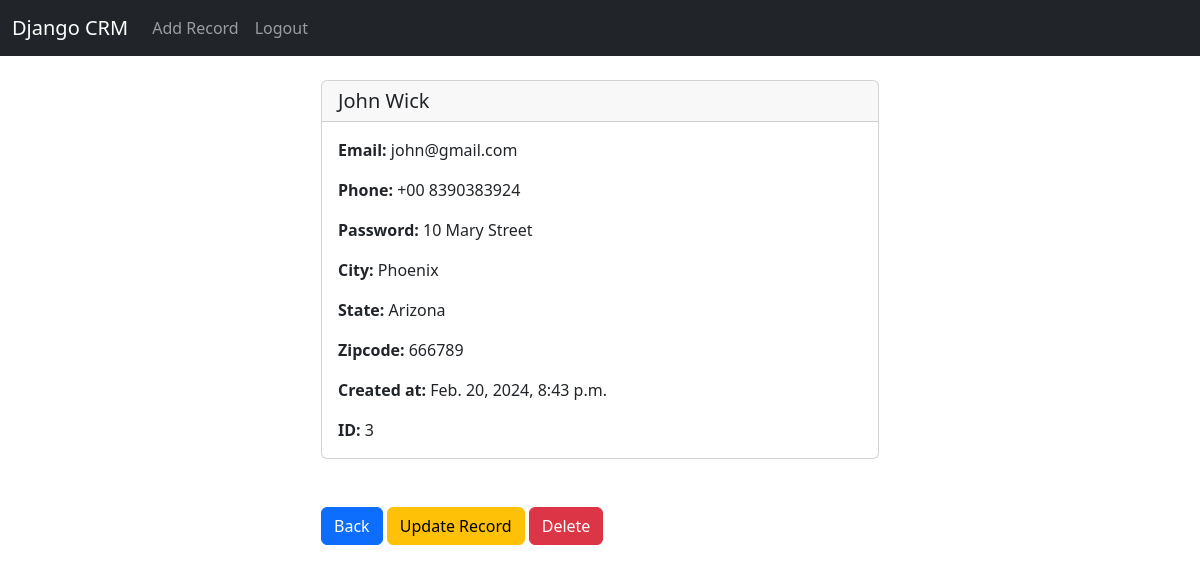
/record/3 (signed in), run on an earlier commit of the app's database.
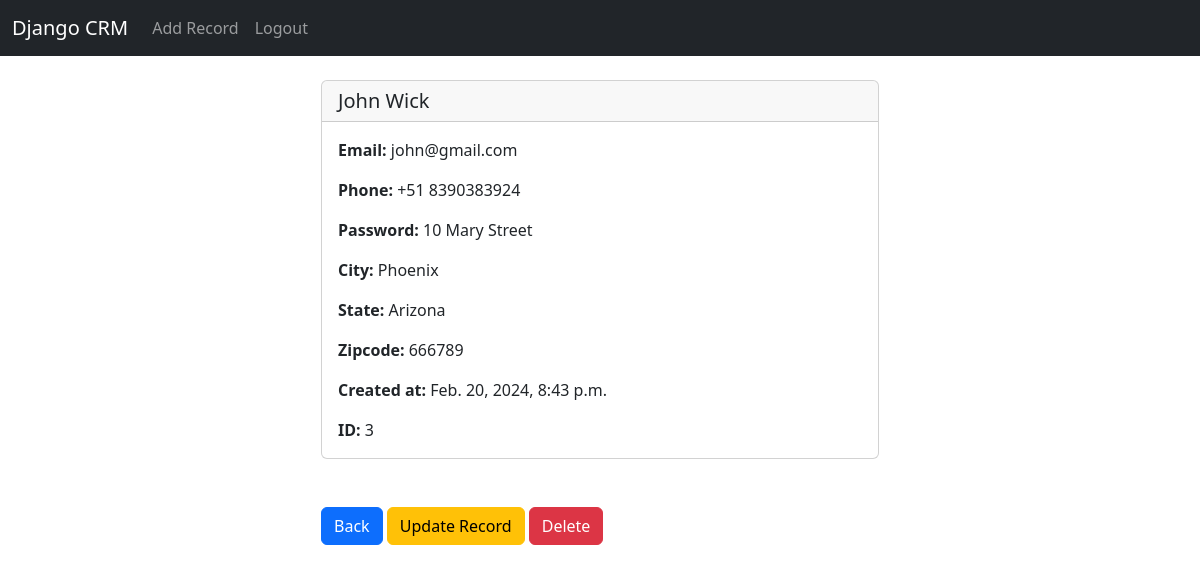
And on a later commit of the database.
### website/models.py (models this page shows, shortened)
class Record(models.Model):
    created_at = models.DateTimeField(auto_now_add=True)
    first_name = models.CharField(max_length=50)
    last_name = models.CharField(max_length=50)
    email = models.CharField(max_length=100)
    phone = models.CharField(max_length=15)
    address = models.CharField(max_length=100)
    city = models.CharField(max_length=50)
    state = models.CharField(max_length=50)
    zipcode = models.CharField(max_length=20)

### website/views.py (the view)
# urls.py: path('record/<int:pk>', views.customer_record, name='record'),
def customer_record(request, pk):
    if request.user.is_authenticated:
        customer_record = Record.objects.get(id=pk)
        return render(request, 'website/record.html', {'customer_record': customer_record})
    else:
        messages.success(request, "You must be Logged In to view that page...")
        return redirect('home')

### website/templates/website/record.html (shortened to what this page needs)
{% extends "website/base.html" %}
{% block content %}
<div class="col-md-6 offset-md-3">
<div class="card">
    <h5 class="card-header">{{ customer_record.first_name }} {{ customer_record.last_name }}</h5>
    <div class="card-body">
      <p class="card-text"><strong>Email: </strong> {{ customer_record.email }}</p>
      <p class="card-text"><strong>Phone: </strong> {{ customer_record.phone }}</p>
      <p class="card-text"><strong>Password: </strong> {{ customer_record.address }}</p>
      <p class="card-text"><strong>City: </strong> {{ customer_record.city }}</p>
      <p class="card-text"><strong>State: </strong> {{ customer_record.state }}</p>
      <p class="card-text"><strong>Zipcode: </strong> {{ customer_record.zipcode }}</p>
      <p class="card-text"><strong>Created at: </strong> {{ customer_record.created_at }}</p>
      <p class="card-text"><strong>ID: </strong> {{ customer_record.id }}</p>
    </div>
  </div>
<a href={% url "home" %} class="btn btn-primary">Back</a>
<a href={% url "update_record" customer_record.id %} class="btn btn-warning">Update Record</a>
<a href={% url "delete_record" customer_record.id %} class="btn btn-danger">Delete</a>
</div>
{% endblock  %}

What changed in the data, as far as the page shows it:
changed Record "John": phone "+00 8390383924" → "+51 8390383924"
